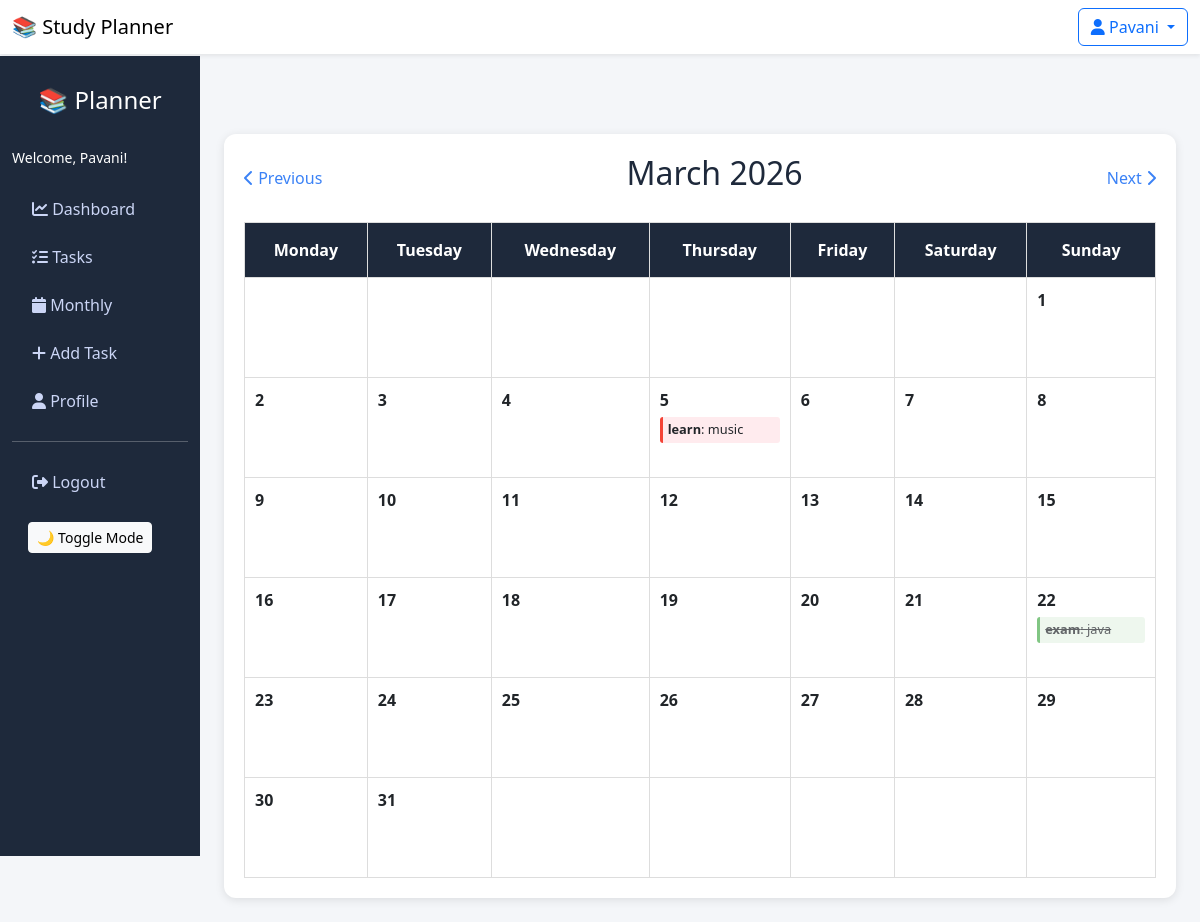
The app's page /monthly/?year=2026&month=3 (signed in) with its own data.
### planner/models.py (models this page shows, shortened)
class Task(models.Model):
    PRIORITY_HIGH = 'High'
    PRIORITY_MEDIUM = 'Medium'
    PRIORITY_LOW = 'Low'
    PRIORITY_CHOICES = [
        (PRIORITY_HIGH, 'High'),
        (PRIORITY_MEDIUM, 'Medium'),
        (PRIORITY_LOW, 'Low'),
    ]
    user = models.ForeignKey(User, on_delete=models.CASCADE, null=True, blank=True)
    title = models.CharField(max_length=200)
    subject = models.CharField(max_length=100)
    deadline = models.DateField()
    priority = models.CharField(max_length=6, choices=PRIORITY_CHOICES, default=PRIORITY_MEDIUM)
    completed = models.BooleanField(default=False)

### planner/views.py (the view)
# urls.py: path('monthly/', views.monthly_planner, name='monthly_planner'),
@login_required
def monthly_planner(request):
    year = int(request.GET.get('year', datetime.now().year))
    month = int(request.GET.get('month', datetime.now().month))
    tasks = Task.objects.filter(
        user=request.user,
        deadline__year=year,
        deadline__month=month
    ).order_by('deadline')
    cal = calendar.monthcalendar(year, month)
    calendar_data = []
    for week in cal:
        week_data = []
        for day in week:
            if day == 0:
                week_data.append({'day': 0, 'tasks': []})
            else:
                day_tasks = tasks.filter(deadline__day=day)
                week_data.append({
                    'day': day,
                    'tasks': list(day_tasks),
                    'has_tasks': day_tasks.exists()
                })
        calendar_data.append(week_data)
    prev_month = month - 1 if month > 1 else 12
    prev_year = year if month > 1 else year - 1
    next_month = month + 1 if month < 12 else 1
    next_year = year if month < 12 else year + 1
    context = {
        'calendar_data': calendar_data,
        'year': year,
        'month': month,
        'month_name': calendar.month_name[month],
        'prev_year': prev_year,
        'prev_month': prev_month,
        'next_year': next_year,
        'next_month': next_month,
        'today': date.today(),
    }
    return render(request, 'monthly_planner.html', context)

### planner/templates/monthly_planner.html (shortened to what this page needs)
<!DOCTYPE html>
<html>
<head>
<link href="https://cdn.jsdelivr.net/npm/bootstrap@5.3.2/dist/css/bootstrap.min.css" rel="stylesheet">
<link rel="stylesheet" href="https://cdnjs.cloudflare.com/ajax/libs/font-awesome/6.5.0/css/all.min.css">
</head>
<body>
<nav class="navbar navbar-expand-lg navbar-light bg-white shadow-sm">
  <div class="container-fluid">
    <span class="navbar-brand mb-0 h1">📚 Study Planner</span>
    <div class="d-flex">
      <div class="dropdown">
        <button class="btn btn-outline-primary dropdown-toggle" type="button" id="userDropdown" data-bs-toggle="dropdown" aria-expanded="false">
          <i class="fa-solid fa-user"></i> {{ user.username }}
        </button>
      </div>
    </div>
  </div>
</nav>
<div class="container-fluid">
<div class="row">
<div class="col-md-2 sidebar">
<h4>📚 Planner</h4>
<div class="mb-3">
    <small>Welcome, {{ user.username }}!</small>
</div>
<a href="{% url 'dashboard' %}" class="nav-link"><i class="fa-solid fa-chart-line"></i> Dashboard</a>
<a href="{% url 'tasks' %}" class="nav-link"><i class="fa-solid fa-list-check"></i> Tasks</a>
<a href="{% url 'monthly_planner' %}" class="nav-link"><i class="fa-solid fa-calendar"></i> Monthly</a>
<a href="/add/" class="nav-link"><i class="fa-solid fa-plus"></i> Add Task</a>
<a href="{% url 'profile' %}" class="nav-link"><i class="fa-solid fa-user"></i> Profile</a>
<hr>
<a href="{% url 'logout' %}" class="nav-link"><i class="fa-solid fa-sign-out-alt"></i> Logout</a>
<button onclick="toggleMode()" class="btn btn-sm btn-light mt-3 ms-3">
🌙 Toggle Mode
</button>
</div>
<div class="col-md-10 p-4" style="margin-left: 16.666667%; margin-top: 56px;">
<div class="calendar">
<div class="calendar-header">
    <div class="nav-buttons">
        <a href="?year={{ prev_year }}&month={{ prev_month }}"><i class="fa-solid fa-chevron-left"></i> Previous</a>
        <h2>{{ month_name }} {{ year }}</h2>
        <a href="?year={{ next_year }}&month={{ next_month }}">Next <i class="fa-solid fa-chevron-right"></i></a>
    </div>
</div>
<table class="calendar-table">
    <thead>
        <tr>
            <th>Monday</th>
            <th>Tuesday</th>
            <th>Wednesday</th>
            <th>Thursday</th>
            <th>Friday</th>
            <th>Saturday</th>
            <th>Sunday</th>
        </tr>
    </thead>
    <tbody>
        {% for week in calendar_data %}
        <tr>
            {% for day_data in week %}
            <td{% if day_data.day == 0 %} class="text-muted"{% else %}{% if day_data.day == today.day and month == today.month and year == today.year %} class="today"{% endif %}{% endif %}>
                {% if day_data.day != 0 %}
                <div class="day-number">{{ day_data.day }}</div>
                {% for task in day_data.tasks %}
                <div class="task-item{% if task.completed %} task-completed{% elif task.deadline < today %} task-overdue{% endif %}">
                    <strong>{{ task.subject }}</strong>: {{ task.title }}
                </div>
                {% endfor %}
                {% endif %}
            </td>
            {% endfor %}
        </tr>
        {% endfor %}
    </tbody>
</table>
</div>
</div>
</div>
</div>
</body>
</html>

### planner/templates/monthly_planner.html (style rules this page uses)
body { background:#f4f6f9; font-family:'Segoe UI', sans-serif; }
.sidebar { height:100vh; background:#1e293b; color:white; padding-top:30px; position: fixed; top: 56px; left: 0; width: 16.666667%; overflow-y: auto; }
.sidebar h4 { text-align:center; margin-bottom:30px; }
.sidebar a { display:block; color:#cbd5f5; padding:12px 20px; text-decoration:none; }
.calendar { background: white; border-radius: 12px; padding: 20px; box-shadow: 0 2px 10px rgba(0,0,0,0.1); }
.calendar-header { text-align: center; margin-bottom: 20px; }
.calendar-header h2 { color: #1e293b; margin-bottom: 10px; }
.nav-buttons { display: flex; justify-content: space-between; align-items: center; }
.nav-buttons a { color: #3b82f6; text-decoration: none; }
.calendar-table { width: 100%; border-collapse: collapse; }
.calendar-table th { background: #1e293b; color: white; padding: 15px; text-align: center; border: 1px solid #ddd; }
.calendar-table td { height: 100px; vertical-align: top; padding: 10px; border: 1px solid #ddd; position: relative; }
.day-number { font-weight: bold; margin-bottom: 5px; }
.task-item { background: #e3f2fd; border-left: 3px solid #2196f3; padding: 3px 5px; margin: 2px 0; border-radius: 3px; font-size: 0.8em; }
.task-completed { background: #e8f5e8; border-left-color: #4caf50; text-decoration: line-through; opacity: 0.7; }
.task-overdue { background: #ffebee; border-left-color: #f44336; }

### records on screen
Task: subject "learn", title "music"
Task: subject "exam", title "java"

### other values on screen
{{ user.username }} "Pavani"
{{ month_name }} "March"
{{ year }} "2026"
{{ day_data.day }} "1" "2" "3" "4" "5" "6" "7" "8" "9" "10" "11" "12" "13" "14" "15" "16" "17" "18" "19" "20" "21" "22" "23" "24" "25" "26" "27" "28" "29" "30" "31"
